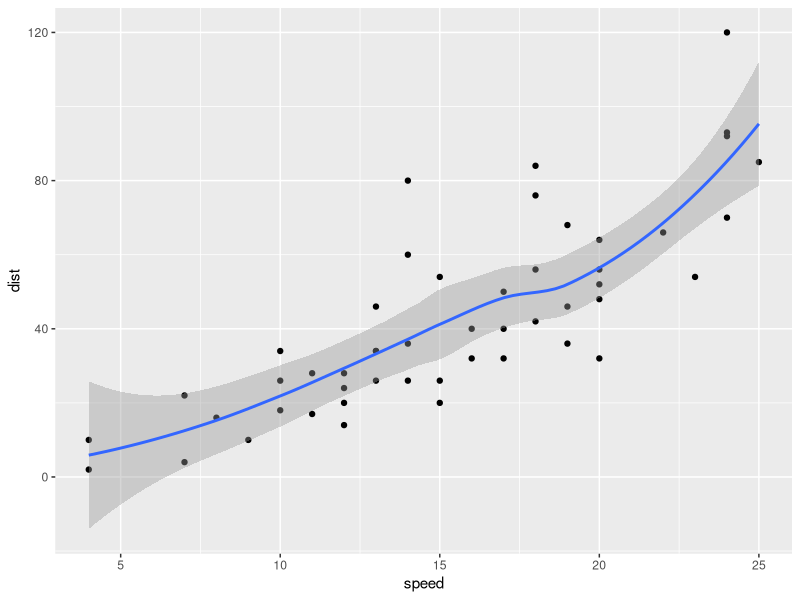
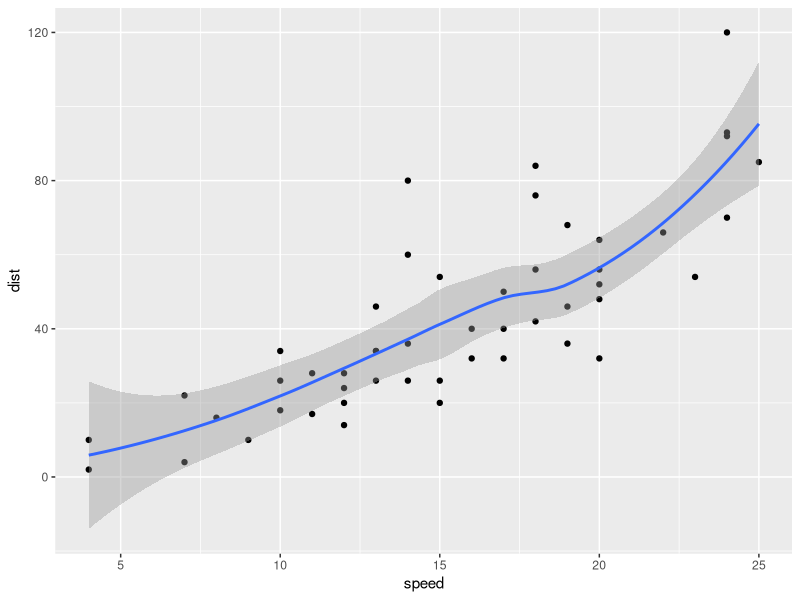

Recreate these plots in R, in order.
## ---- chunk 1
# echo=FALSE supresses the code from showing in the report
# message=FALSE, warning=FALSE suppress messages and warnings from report

# packages you will use go here
require(ggplot2)

# data import occurs here
data(cars)

# data cleaning/manipulation, if any, goes here


## ---- chunk 2
# If you want your report to adapt to any changes in the data
# all your analysis should occur before the report starts.
# Then, you can use R objects to place soft values in the text.

# Use code chunks like this to place figures
# or use `r R_OBJECT$piece_of_object` to place object or object pieces inline

speed_stats = mean(cars$speed)

## ---- chunk 3
ggplot(cars, aes(speed, dist)) +
  geom_point() +
  geom_smooth()
## ---- chunk 4
ggplot(cars, aes(speed, dist)) +
  geom_point() +
  geom_smooth()
## ---- chunk 5
sessionInfo()
